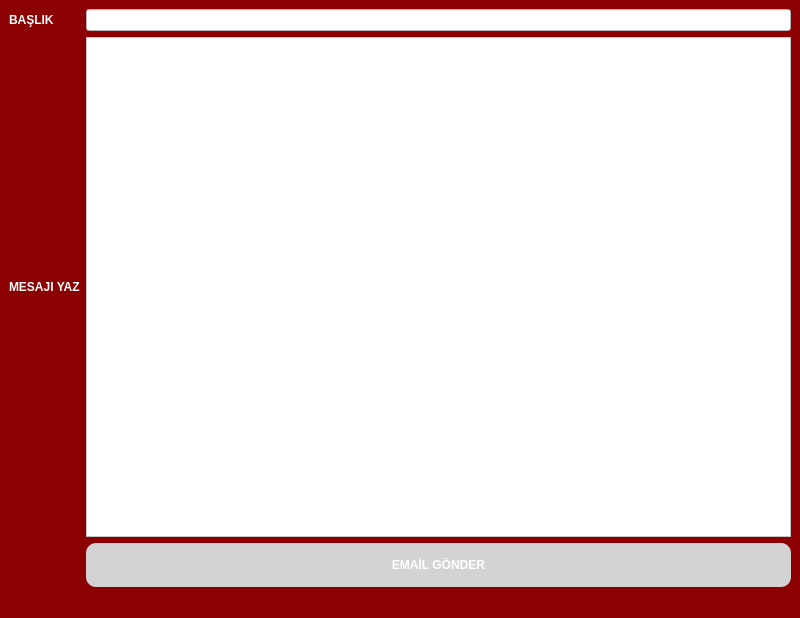
<?xml version="1.0" encoding="UTF-8"?>
<ui version="4.0">
 <class>MainWindow</class>
 <widget class="QMainWindow" name="MainWindow">
  <property name="geometry">
   <rect>
    <x>0</x>
    <y>0</y>
    <width>800</width>
    <height>618</height>
   </rect>
  </property>
  <property name="windowTitle">
   <string>MainWindow</string>
  </property>
  <property name="styleSheet">
   <string notr="true">background-color:darkred;</string>
  </property>
  <widget class="QWidget" name="centralwidget">
   <layout class="QGridLayout" name="gridLayout">
    <item row="0" column="0">
     <widget class="QLabel" name="lblBaslik">
      <property name="styleSheet">
       <string notr="true">color:white;
font-weight:bold;</string>
      </property>
      <property name="text">
       <string>BAŞLIK</string>
      </property>
     </widget>
    </item>
    <item row="0" column="1">
     <widget class="QLineEdit" name="txtBaslik">
      <property name="styleSheet">
       <string notr="true">background-color:white;
font-weight:bold;</string>
      </property>
     </widget>
    </item>
    <item row="1" column="1">
     <widget class="QTextEdit" name="txtMesaj">
      <property name="styleSheet">
       <string notr="true">background-color:white;
font-weight:bold;</string>
      </property>
     </widget>
    </item>
    <item row="1" column="0">
     <widget class="QLabel" name="lblMesaj">
      <property name="styleSheet">
       <string notr="true">color:white;
font-weight:bold;</string>
      </property>
      <property name="text">
       <string>MESAJI YAZ</string>
      </property>
     </widget>
    </item>
    <item row="2" column="1">
     <widget class="QPushButton" name="pushButton">
      <property name="cursor">
       <cursorShape>PointingHandCursor</cursorShape>
      </property>
      <property name="styleSheet">
       <string notr="true">background-color:lightgrey;
color:white;
font-weight:bold;
border-radius:10px;
padding:15px;</string>
      </property>
      <property name="text">
       <string>EMAİL GÖNDER</string>
      </property>
     </widget>
    </item>
   </layout>
  </widget>
  <widget class="QMenuBar" name="menubar">
   <property name="geometry">
    <rect>
     <x>0</x>
     <y>0</y>
     <width>800</width>
     <height>26</height>
    </rect>
   </property>
  </widget>
  <widget class="QStatusBar" name="statusbar"/>
 </widget>
 <resources/>
 <connections/>
</ui>
